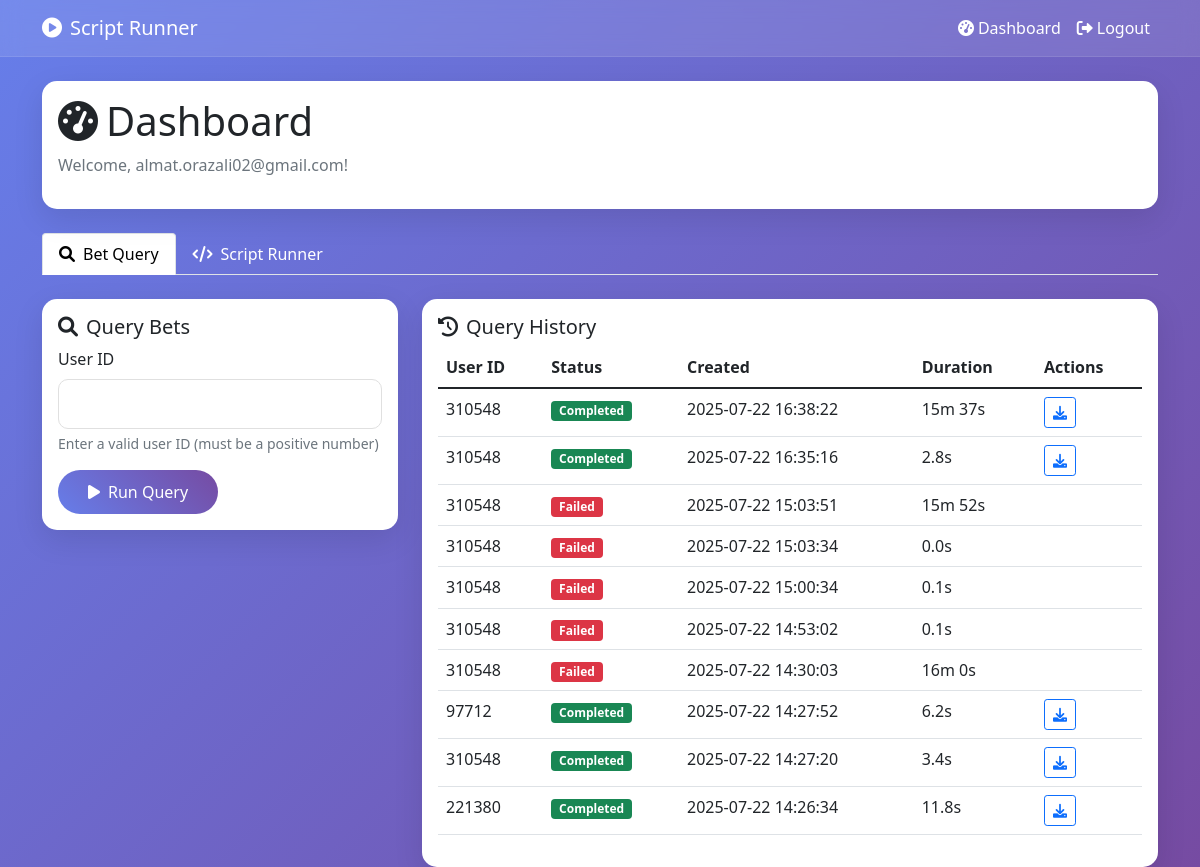
The app's page /dashboard (signed in) with its own data.
### app/database.py (models this page shows)
class User(Base):
    __tablename__ = "users"
    id = Column(Integer, primary_key=True, index=True)
    email = Column(String, unique=True, index=True, nullable=False)
    hashed_password = Column(String, nullable=False)
    is_active = Column(Boolean, default=True)
    created_at = Column(DateTime, default=lambda: datetime.now(UTC))
    last_login = Column(DateTime, nullable=True)

class BetQuery(Base):
    __tablename__ = "bet_queries"
    id = Column(Integer, primary_key=True, index=True)
    user_id = Column(Integer, ForeignKey("users.id"), nullable=False)
    target_user_id = Column(Integer, nullable=False)  # The ID being queried
    status = Column(String, nullable=False)  # 'pending', 'processing', 'completed', 'failed'
    error_message = Column(Text)
    created_at = Column(DateTime, default=lambda: datetime.now(UTC))
    completed_at = Column(DateTime, nullable=True)
    email_sent = Column(Boolean, default=False)
    execution_id = Column(Integer, nullable=True)  # Add this column for file downloads
    user = relationship("User")

### app/main.py (the view)
@app.get("/dashboard", response_class=HTMLResponse)
async def dashboard(request: Request, user: User = Depends(require_auth), db: Session = Depends(get_db)):
    scripts = db.query(Script).all()
    bet_queries = db.query(BetQuery).filter(BetQuery.user_id == user.id).order_by(BetQuery.created_at.desc()).limit(10).all()
    for query in bet_queries:
        query.output_filename = None
        if query.execution_id:
            execution = db.query(ScriptExecution).filter(ScriptExecution.id == query.execution_id).first()
            if execution and execution.output_files:
                try:
                    files = json.loads(execution.output_files)
                    if files and isinstance(files, list):
                        query.output_filename = files[0]
                except Exception:
                    pass
    return templates.TemplateResponse(
        "dashboard.html",
        {
            "request": request,
            "user": user,
            "scripts": scripts,
            "bet_queries": bet_queries,
            "now": datetime.now(UTC).replace(tzinfo=None)  # Make timezone-naive for template compatibility
        }
    )

### app/templates/dashboard.html (shortened to what this page needs)
{% extends "base.html" %}
{% block content %}
<div class="row">
    <div class="col-12">
        <div class="card mb-4">
            <div class="card-body">
                <h1 class="card-title">
                    <i class="fas fa-tachometer-alt me-2"></i>Dashboard
                </h1>
                <p class="text-muted">Welcome, {{ user.email }}!</p>
            </div>
        </div>
    </div>
</div>
<ul class="nav nav-tabs mb-4" id="dashboardTabs" role="tablist">
    <li class="nav-item " role="presentation">
        <button class="nav-link active" id="bet-query-tab" data-bs-toggle="tab" data-bs-target="#bet-query" type="button" role="tab" aria-controls="bet-query" aria-selected="true">
            <i class="fas fa-search me-2"></i>Bet Query
        </button>
    </li>
    <li class="nav-item" role="presentation">
        <button class="nav-link" id="script-runner-tab" data-bs-toggle="tab" data-bs-target="#script-runner" type="button" role="tab" aria-controls="script-runner" aria-selected="false">
            <i class="fas fa-code me-2"></i>Script Runner
        </button>
    </li>
</ul>
<div class="tab-content" id="dashboardTabsContent">
    <div class="tab-pane fade show active" id="bet-query" role="tabpanel" aria-labelledby="bet-query-tab">
        <div class="row">
            <div class="col-md-4">
                <div class="card">
                    <div class="card-body">
                        <h5 class="card-title">
                            <i class="fas fa-search me-2"></i>Query Bets
                        </h5>
                        <form action="/run-bet-query" method="post">
                            <div class="mb-3">
                                <label for="user_id" class="form-label">User ID</label>
                                <input type="number" class="form-control" id="user_id" name="user_id" required min="1">
                                <div class="form-text">Enter a valid user ID (must be a positive number)</div>
                            </div>
                            <button type="submit" class="btn btn-primary">
                                <i class="fas fa-play me-2"></i>Run Query
                            </button>
                        </form>
                    </div>
                </div>
            </div>
            <div class="col-md-8">
                <div class="card">
                    <div class="card-body">
                        <h5 class="card-title">
                            <i class="fas fa-history me-2"></i>Query History
                        </h5>
                        <div class="table-responsive">
                            <table class="table table-hover">
                                <thead>
                                    <tr>
                                        <th>User ID</th>
                                        <th>Status</th>
                                        <th>Created</th>
                                        <th>Duration</th>
                                        <th>Actions</th>
                                    </tr>
                                </thead>
                                <tbody>
                                    {% for query in bet_queries %}
                                    <tr>
                                        <td>{{ query.target_user_id }}</td>
                                        <td>
                                            {% if query.status == 'completed' %}
                                            <span class="badge bg-success">Completed</span>
                                            {% elif query.status == 'failed' %}
                                            <span class="badge bg-danger" title="{{ query.error_message }}">Failed</span>
                                            {% elif query.status == 'processing' %}
                                            <span class="badge bg-info">Processing</span>
                                            {% else %}
                                            <span class="badge bg-warning">Pending</span>
                                            {% endif %}
                                        </td>
                                        <td>{{ query.created_at.strftime('%Y-%m-%d %H:%M:%S') }}</td>
                                        <td>
                                            {% if query.completed_at %}
                                                {% set duration = (query.completed_at - query.created_at).total_seconds() %}
                                                {% if duration < 60 %}
                                                    {{ "%.1f"|format(duration) }}s
                                                {% elif duration < 3600 %}
                                                    {{ "%d"|format(duration // 60) }}m {{ "%d"|format(duration % 60) }}s
                                                {% else %}
                                                    {{ "%d"|format(duration // 3600) }}h {{ "%d"|format((duration % 3600) // 60) }}m
                                                {% endif %}
                                            {% else %}
                                            -
                                            {% endif %}
                                        </td>
                                        <td>
                                            {% if query.status == 'completed' and query.execution_id and query.execution_id > 0 and query.output_filename %}
                                            <a href="/download/{{ query.execution_id }}/{{ query.output_filename }}"
                                               class="btn btn-sm btn-outline-primary"
                                               title="Download Results">
                                                <i class="fas fa-download"></i>
                                            </a>
                                            {% endif %}
                                        </td>
                                    </tr>
                                    {% endfor %}
                                </tbody>
                            </table>
                        </div>
                    </div>
                </div>
            </div>
        </div>
    </div>
</div>
{% endblock %}

### app/templates/base.html (shortened to what this page needs)
<!DOCTYPE html>
<html lang="en">
<head>
    <link href="https://cdn.jsdelivr.net/npm/bootstrap@5.1.3/dist/css/bootstrap.min.css" rel="stylesheet">
    <link href="https://cdnjs.cloudflare.com/ajax/libs/font-awesome/6.0.0/css/all.min.css" rel="stylesheet">
</head>
<body>
    {% if user or admin_auth %}
    <nav class="navbar navbar-expand-lg navbar-dark">
        <div class="container">
            <a class="navbar-brand" href="/">
                <i class="fas fa-play-circle me-2"></i>Script Runner
            </a>
            <div class="navbar-nav ms-auto">
                {% if user %}
                    <a class="nav-link" href="/dashboard">
                        <i class="fas fa-tachometer-alt me-1"></i>Dashboard
                    </a>
                    <a class="nav-link" href="/logout">
                        <i class="fas fa-sign-out-alt me-1"></i>Logout
                    </a>
                {% endif %}
            </div>
        </div>
    </nav>
    {% endif %}
    <div class="container mt-4">
        {% block content %}{% endblock %}
    </div>
</body>
</html>

### app/templates/base.html (style rules this page uses)
body { background: linear-gradient(135deg, #667eea 0%, #764ba2 100%); min-height: 100vh; font-family: 'Segoe UI', Tahoma, Geneva, Verdana, sans-serif; }
.card { border: none; border-radius: 15px; box-shadow: 0 10px 30px rgba(0,0,0,0.1); }
.btn-primary { background: linear-gradient(45deg, #667eea, #764ba2); border: none; border-radius: 25px; padding: 10px 30px; }
.navbar { background: rgba(255,255,255,0.1) !important; backdrop-filter: blur(10px); border-bottom: 1px solid rgba(255,255,255,0.1); }
.navbar-brand, .nav-link { color: white !important; }
.form-control { border-radius: 10px; border: 1px solid #e0e0e0; padding: 12px 20px; }

### app/templates/dashboard.html (style rules this page uses)
.nav-tabs .nav-link.active { color: #000 !important; font-weight: 500; }
.nav-tabs .nav-link { color: #6c757d; }

### records on screen
User: email "almat.orazali02@gmail.com"
BetQuery: target_user_id "310548", status "Completed", created_at "2025-07-22 16:38:22", duration "15", duration "37"
BetQuery: target_user_id "310548", status "Completed", created_at "2025-07-22 16:35:16", duration "2.8"
BetQuery: target_user_id "310548", created_at "2025-07-22 15:03:51", duration "15", duration "52"
BetQuery: target_user_id "310548", created_at "2025-07-22 15:03:34", duration "0.0"
BetQuery: target_user_id "310548", created_at "2025-07-22 15:00:34", duration "0.1"
BetQuery: target_user_id "310548", created_at "2025-07-22 14:53:02", duration "0.1"
BetQuery: target_user_id "310548", created_at "2025-07-22 14:30:03", id "16", duration%60 "0"
BetQuery: target_user_id "97712", status "Completed", created_at "2025-07-22 14:27:52", duration "6.2"
BetQuery: target_user_id "310548", status "Completed", created_at "2025-07-22 14:27:20", duration "3.4"
BetQuery: target_user_id "221380", status "Completed", created_at "2025-07-22 14:26:34", duration "11.8"
